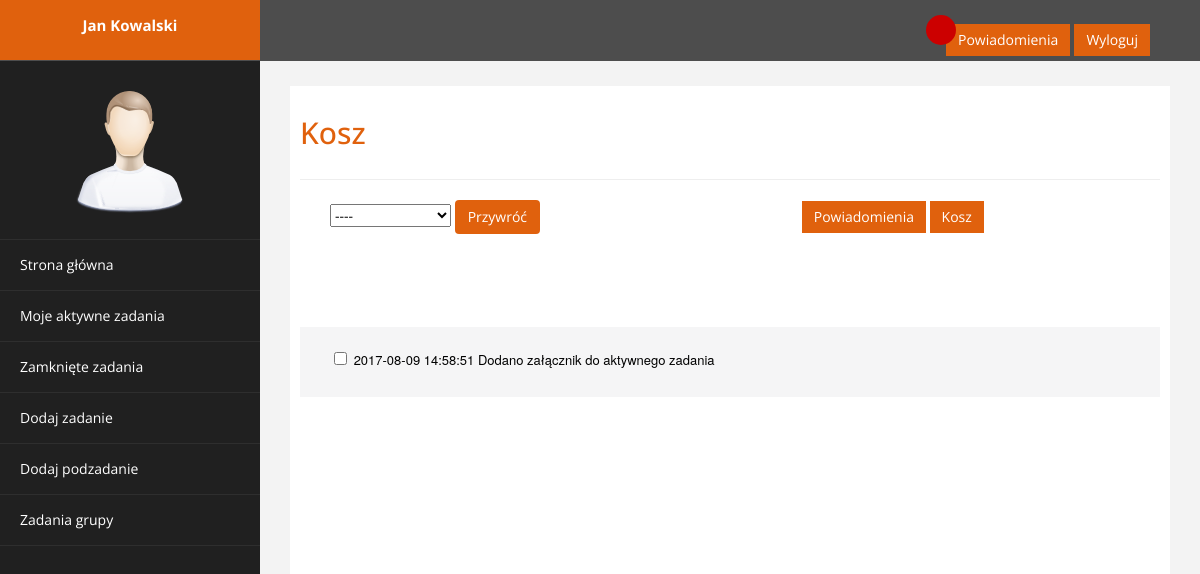
/bin.php (signed in), run on the app's committed database.
### tables this page shows
CREATE TABLE `notifications` (
  `notification_ID` int(11) NOT NULL,
  `date` datetime NOT NULL,
  `task_ID` int(11) NOT NULL,
  `subtask_ID` int(11) DEFAULT NULL,
  `text` text NOT NULL
);

### database/dbinfo.php (called while the page is built, shortened)
<?php
        $db_subtask_tab = 'subtask';
                $db_subtask_id = 'subtask_ID';
                $db_subtask_taskid = 'task_ID';
                $db_subtask_userid = 'user_ID';
        $db_notifications_tab = 'notifications';
                $db_notifications_id = 'notification_ID';
                $db_notifications_date = 'date';
                $db_notifications_taskid = 'task_ID';
                $db_notifications_text = 'text';
        $db_nots_user_tab = 'nots_user';
                $db_nots_user_id = 'nots_ID';
                $db_nots_user_notificationid = 'notification_ID';
                $db_nots_user_userid = 'user_ID';
                $db_nots_user_readnots = 'read_nots';
                $db_nots_user_delete= 'delete_n';
?>

### bin.php (the view, shortened to what this page needs)
<!DOCTYPE html>
<html xmlns="http://www.w3.org/1999/xhtml">
<head>
    <link href="template/assets/css/bootstrap.css" rel="stylesheet" />
    <link href="template/assets/css/custom.css" rel="stylesheet" />
</head>
<body>
    <div id="wrapper">
        <nav class="navbar navbar-default navbar-cls-top " role="navigation" style="margin-bottom: 0">
            <div class="navbar-header">
                <a class="navbar-brand" href="main.php"><?php echo $_SESSION['fname']." ".$_SESSION['lname']?></a>
            </div>
    <div style="color: white;
    padding: 15px 50px 5px 50px;
    float: right;
    font-size: 16px;"> <div class="circle" id="circle"></div><a href="nots.php" class="btn btn-danger square-btn-adjust">Powiadomienia</a>
        <a href="logout.php" class="btn btn-danger square-btn-adjust">Wyloguj</a>
    </div>
        </nav>
                <nav class="navbar-default navbar-side" role="navigation">
            <div class="sidebar-collapse">
                <ul class="nav" id="main-menu">
				<li class="text-center">
                    <img src="template/assets/img/find_user.png" class="user-image img-responsive"/>
					</li>
                    <li>
                        <a  href="main.php" ><i "></i> Strona główna</a>
                    </li>
                    <li>
                        <a  href="tasks.php" ><i "></i> Moje aktywne zadania</a>
                    </li>
                    <li>
                        <a href="old_tasks.php" ><i "></i>Zamknięte zadania</a>
                    </li>
                   <?php
                   If ($_SESSION['function']=="2" ){
                      echo '<li>
                        <a  href="add_tasks.php"><i "></i> Dodaj zadanie</a>
                    </li>';
                      echo '<li>
                        <a  href="add_subtasks.php"><i "></i> Dodaj podzadanie</a>
                    </li>';
                       echo '<li><a href="team_tasks.php"><i "></i> Zadania grupy</a>
                    </li>';
                   }
                   ?>
                </ul>
            </div>
        </nav>
        <div id="page-wrapper" >
            <div id="page-inner">
                <div class="row">
                    <div class="col-md-12">
                     <h2>Kosz</h2>
                       </div>
                     </div>
                 <hr />
                 <form  action="restore_nots.php" method='post' >
                  <select onchange='changeChecked()' id='deletenots' name="deletenots" style="margin-left: 30px">
                        <option value="----" >----</option>
                  </select>
                      <button type="submit" value="delete">Przywróć</button>
                 <a href="nots.php" style='position:relative; margin-left: 30%' class="btn btn-danger square-btn-adjust">Powiadomienia</a>
                 <a href="bin.php" style='position:relative' class="btn btn-danger square-btn-adjust">Kosz</a>
                 <br><br><br><br><br>
<?php
    require_once "database/dbinfo.php";
    $connection = db_connection();
        $sql = "SELECT $db_subtask_tab.$db_subtask_id,$db_notifications_tab.$db_notifications_taskid, $db_notifications_tab.$db_notifications_text ,$db_notifications_tab.$db_notifications_date, $db_nots_user_tab.$db_nots_user_id, $db_nots_user_tab.$db_nots_user_readnots "
                . "FROM $db_notifications_tab INNER JOIN $db_nots_user_tab ON $db_notifications_tab.$db_notifications_id = $db_nots_user_tab.$db_nots_user_notificationid "
                . "INNER JOIN $db_subtask_tab ON $db_notifications_tab.$db_notifications_taskid=$db_subtask_tab.$db_subtask_taskid "
                . "WHERE  $db_nots_user_tab.$db_nots_user_delete='1'  AND $db_nots_user_tab.$db_nots_user_userid=".$_SESSION['id']." AND $db_subtask_tab.$db_subtask_userid=".$_SESSION['id']." "
                . "ORDER BY $db_notifications_tab.$db_notifications_date DESC";
        $result = $connection->query($sql);
        while($row = $result->fetch_assoc()){
            if ($row[$db_nots_user_readnots]==0){
                echo "<div class='teamtask-form'>";
                echo "<p class='team-taskform'>";
                echo "<input class='checkboxu' type='checkbox' name='not[]' id='not' value='$row[$db_nots_user_id]'>   <a  href='javascript:change_read($row[$db_nots_user_id],$row[$db_subtask_id], $row[$db_notifications_taskid])' style='color:black; text-decoration: none'>      $row[$db_notifications_date]".'    '." $row[$db_notifications_text]</a>".'<br><br>';
                echo "</p>";
                echo "</div>";
                }
        }
?>
     </form>
            </div>
        </div>
</body>
</html>

### template/assets/css/custom.css (style rules this page uses)
body { font-family: 'Open Sans', sans-serif; }
#wrapper { width: 100%; background:#202020; }
#page-wrapper { padding: 15px 15px; min-height: 600px; background:#F3F3F3; }
#page-inner { width:100%; margin:10px 20px 10px 0px; background-color:#fff!important; padding:10px; min-height:1200px; }
.text-center { text-align:center; }
h2 { color: #e0610d; }
.square-btn-adjust { border: 0px solid transparent; -webkit-border-radius: 0px; -moz-border-radius: 0px; border-radius: 0px; }
p { font-size:16px; line-height:25px; padding-top:20px; }
button { background-color: #e0610d !important; display: inline-block !important; padding: 6px 12px !important; margin-bottom: 0 !important; font-size: 14px !important; font-weight: normal !important; line-height: 1.42857143 !important; text-align: center !important; white-space: nowrap !important; vertical-align: middle !important; cursor: pointer !important; -webkit-user-select: none !important; -moz-user-select: none !important; -ms-user-select: none !important; user-select: none !important; background-image: none !important; border: 1px solid transparent !important; border-radius: 4px !important; color: #ffffff !important; }
input { border-width:1px; outline: none; }
.teamtask-form { width:100%; height:auto; border-color:#cecece !important; font-family: "Helvetica Neue", Helvetica, Arial, sans-serif; background-color: #f5f5f6; padding:10px, 10px, 10px, 10px; }
p.team-taskform { font-size: 13px; margin-left: 30px; }
.circle { width: 30px; height: 30px; background-color: #cc0000; border-radius: 100%; margin-left: -20px; margin-bottom: -21px; z-index: 1; position: relative; text-align: center; }
.user-image { margin: 25px auto; -webkit-border-radius: 10px; -moz-border-radius: 10px; border-radius: 10px; max-height:170px; max-width:170px; }
.navbar-cls-top .navbar-brand { color: #fff; background: #e0610d; width: 260px; text-align: center; height: 60px; font-size: 15px; font-weight: 700; }
.sidebar-collapse , .sidebar-collapse .nav { background:none; }
.sidebar-collapse .nav { padding:0; }
.sidebar-collapse .nav > li > a { color:#fff; background:#202020; text-shadow:none; }
.sidebar-collapse > .nav > li > a { padding:15px 10px; }
.sidebar-collapse > .nav > li { border-bottom: 1px solid rgba(107, 108, 109, 0.19); }
.navbar-side { border:none; background-color: #202020; }
.navbar-cls-top { background:#4D4D4D; border-bottom:none; }
.navbar-default { border:0px solid black; }
.navbar-header { background: #A70303; }
@media (min-width:768px) { #page-wrapper { margin: 0 0 0 260px; padding: 15px 30px; min-height: 1200px; } }
@media (min-width:768px) { .navbar-side { z-index: 1; position: absolute; width: 260px; } }
@media (min-width:768px) { .navbar { border-radius: 0px; } }

### data on the page
notifications: date "2017-08-09 14:58:51", text "Dodano załącznik do aktywnego zadania"

### other printed values
$_SESSION['fname'] "Jan"
$_SESSION['lname'] "Kowalski"
